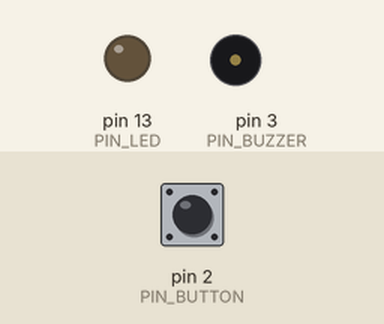
This sketch was run on a simulated Arduino Nano, built with avr-gcc and run on an emulated ATmega328P. On the bench: output pins drawn as LEDs (lit = HIGH), buzzer (waves = sounding, pin HIGH). The inputs (shaded band) are chosen by the test bench; at power-on: pin 2 (PIN_BUTTON) LOW. What the sketch prints to the serial monitor is not drawn.

Above: at 1.2 s.
1.3 s: pin 2 (PIN_BUTTON) pulled HIGH for 0.15 s
At 1.37 s:
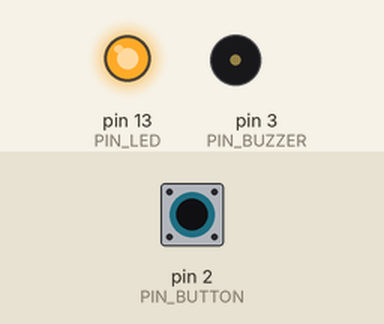
2.9 s: pin 2 (PIN_BUTTON) pulled HIGH for 3.2 s
At 6.7 s:
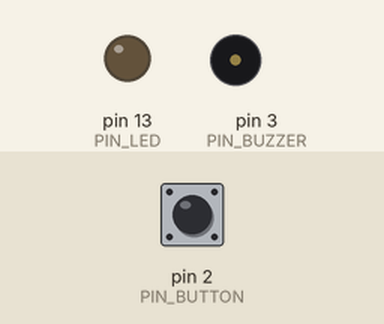
Timing chart, 0 to 8.2 s (numbered marks = the images above; inputs shaded):
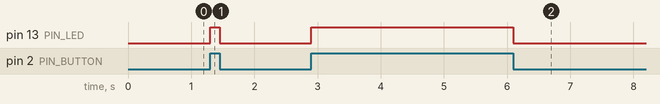

The sketch:

bounce_detect.ino
```cpp
// Switch bounce detector for Arduino Nano (ATmega328P)
// Button between D2 and GND, using INPUT_PULLUP.
//
// Each burst of edges within ~30 ms is treated as one "event".
// If that event has multiple edges, we call it bounce.

const uint8_t PIN_BUTTON = 2;
const uint8_t PIN_LED = LED_BUILTIN;
const uint8_t PIN_BUZZER = 3;

volatile bool eventActive = false;
volatile unsigned int edgeCount = 0;
volatile unsigned long firstEdgeTime = 0;
volatile unsigned long lastEdgeTime = 0;

const unsigned long QUIET_TIME_US = 30000UL; // 30 ms of silence ends an event

void switchISR() {

  digitalWrite(PIN_LED, digitalRead(PIN_BUTTON)); // DEBUG

  unsigned long now = micros();

  if (!eventActive) {
    eventActive = true;
    edgeCount = 1;
    firstEdgeTime = now;
    lastEdgeTime = now;
  } else {
    edgeCount++;
    lastEdgeTime = now;
  }
}

void beep() {
  digitalWrite(PIN_BUZZER, HIGH);
  delay(50);
  digitalWrite(PIN_BUZZER, LOW);
}

void setup() {
  Serial.begin(9600);
  while (!Serial) { } // optional on Nano, but harmless

  pinMode(PIN_BUTTON, INPUT); // external pullup
  pinMode(PIN_LED, OUTPUT);
  pinMode(PIN_BUZZER, OUTPUT);

  digitalWrite(PIN_LED, digitalRead(PIN_BUTTON));
  digitalWrite(PIN_BUZZER, LOW);

  attachInterrupt(digitalPinToInterrupt(PIN_BUTTON), switchISR, CHANGE);

  Serial.println(F("Switch bounce monitor ready."));
  Serial.println(F("Press and release the button a few times."));
  Serial.println(F("Each event within ~30 ms will be summarized.\n"));

  interrupts();
}

void loop() {

//  digitalWrite(PIN_LED, digitalRead(PIN_BUTTON));

  static bool lastEventActive = false;

  // Take a snapshot of volatile variables safely
  bool active;
  unsigned int edges;
  unsigned long tFirst, tLast, now;

  now = micros();
  noInterrupts();
  active = eventActive;
  edges = edgeCount;
  tFirst = firstEdgeTime;
  tLast = lastEdgeTime;
  interrupts();

  // If we saw edges and then things have been quiet for a while,
  // the "event" is finished.
  if (active && (now - tLast > QUIET_TIME_US)) {
    // End the event in a critical section
    noInterrupts();
    eventActive = false;
    interrupts();

    unsigned long duration = tLast - tFirst;

    Serial.print(F("Event: "));
    Serial.print(edges);
    Serial.print(F(" edges in "));
    Serial.print(duration);
    Serial.print(F(" us ("));
    Serial.print(duration / 1000.0, 2);
    Serial.println(F(" ms)"));

    if (edges <= 1) {
      Serial.println(F("→ Looks clean (no obvious bounce)."));
    } else {
      Serial.print(F("→ Bounce detected! "));
      Serial.print(edges);
      Serial.print(F(" edges in one transition to "));
      Serial.println(active ? F("HIGH") : F("LOW"));
      beep();
    }

    Serial.println();
  }

  // Nothing else to do; loop just waits and monitors
}
```

Measured:
- after the input at 1.3 s, pin 13 (PIN_LED): LOW → HIGH at once, → LOW 0.15 s later
- after the input at 2.9 s, pin 13 (PIN_LED): LOW → HIGH at once, → LOW 3.2 s later
